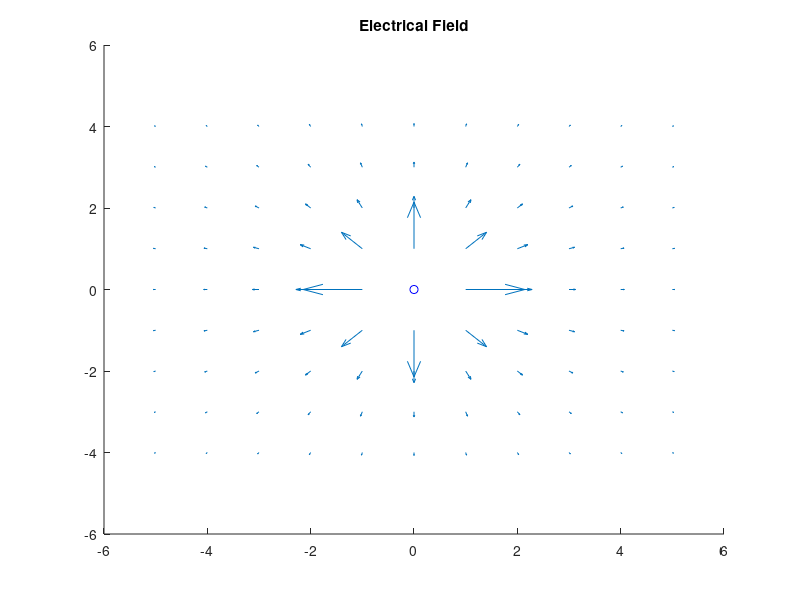
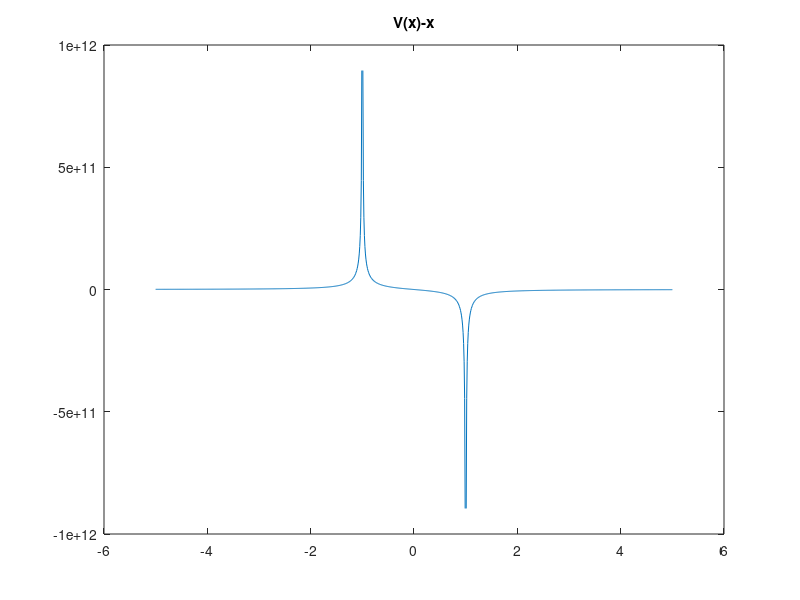
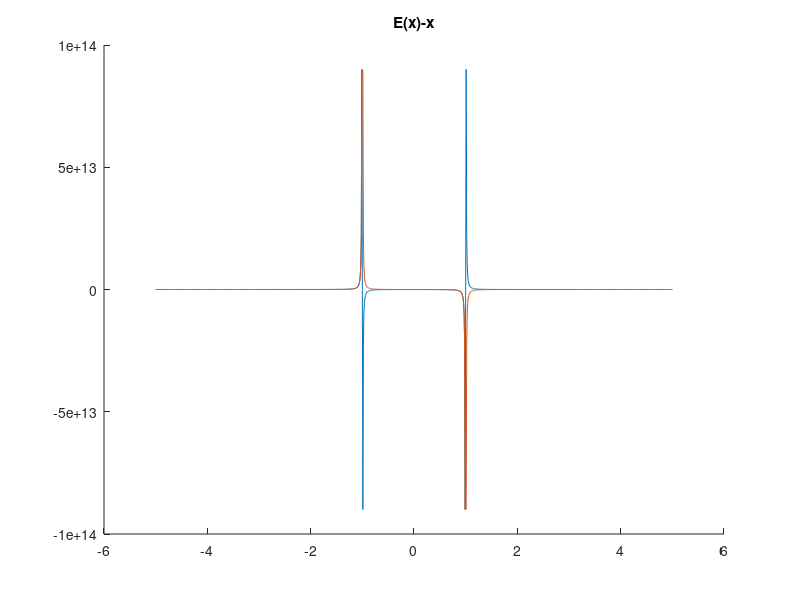

MATLAB code to generate these figures, in order:
[x,y] = meshgrid(-5:5,-4:4);
u = ((1./(x.*x+y.*y)./sqrt(2)).*x./(x.*x+y.*y).^0.5)./4./pi./8.85.*10^12;
v = ((1./(x.*x+y.*y)./sqrt(2)).*y./(x.*x+y.*y).^0.5)./4./pi./8.85.*10^12;
figure 
hold on
quiver(x,y,u,v);
plot(0,0,'bo');
hold off
title('Electrical Field');

a = -5:0.01:5;
v1 = 9*10^9*1./abs(a+1);
v2 = 9*10^9*-1./abs(a-1);
b = v1+v2;
figure
plot(a,b);
title('V(x)-x');

h = 10^-7;
e1 = (9*10^9*1./abs(a+1+h)-9*10^9*1./abs(a+1-h))./(2*h);
e2 = (9*10^9*-1./abs(a-1+h) -9*10^9*-1./abs(a-1-h))./(2*h);
E1 = 9*10^9*1./((a+1).^2);
E2 = 9*10^9*-1./((a-1).^2);
E = E1+E2;
e = e1+e2;
figure
hold on
plot(a,e);
plot(a,E);
title('E(x)-x');
hold off
